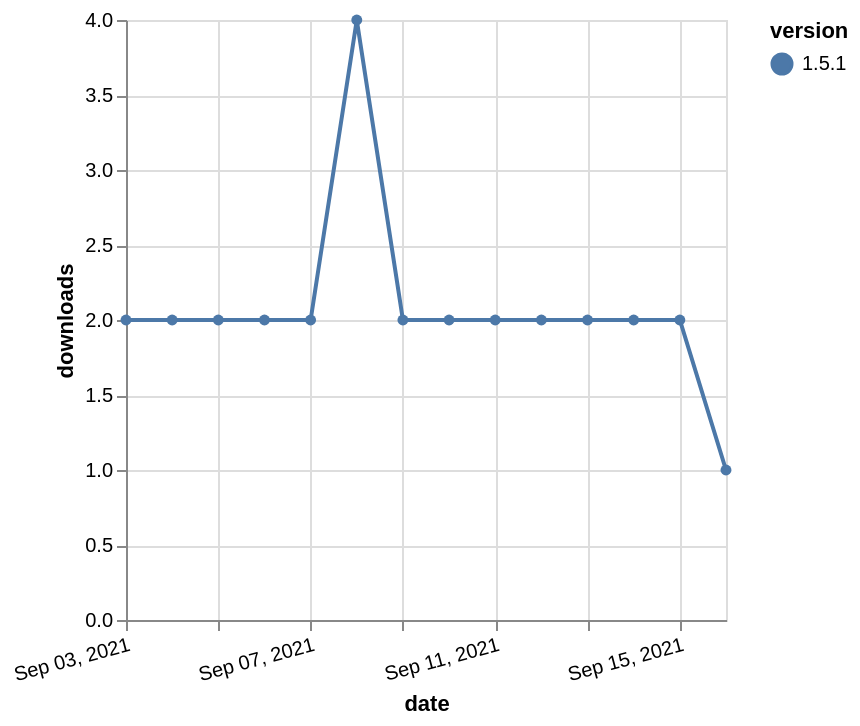

Write the Vega-Lite specification saved for this chart.
### Vega-Lite specification from a JSON file in a GitHub repository (floating-point values rounded to 4 significant figures)
{"$schema": "https://vega.github.io/schema/vega-lite/v5.json", "description": "A simple bar chart with embedded data.", "data": {"values": [{"date": "2021-09-03", "total": 1068, "delta": 2, "version": "1.5.1"}, {"date": "2021-09-04", "total": 1070, "delta": 2, "version": "1.5.1"}, {"date": "2021-09-05", "total": 1072, "delta": 2, "version": "1.5.1"}, {"date": "2021-09-06", "total": 1074, "delta": 2, "version": "1.5.1"}, {"date": "2021-09-07", "total": 1076, "delta": 2, "version": "1.5.1"}, {"date": "2021-09-08", "total": 1080, "delta": 4, "version": "1.5.1"}, {"date": "2021-09-09", "total": 1082, "delta": 2, "version": "1.5.1"}, {"date": "2021-09-10", "total": 1084, "delta": 2, "version": "1.5.1"}, {"date": "2021-09-11", "total": 1086, "delta": 2, "version": "1.5.1"}, {"date": "2021-09-12", "total": 1088, "delta": 2, "version": "1.5.1"}, {"date": "2021-09-13", "total": 1090, "delta": 2, "version": "1.5.1"}, {"date": "2021-09-14", "total": 1092, "delta": 2, "version": "1.5.1"}, {"date": "2021-09-15", "total": 1094, "delta": 2, "version": "1.5.1"}, {"date": "2021-09-16", "total": 1095, "delta": 1, "version": "1.5.1"}]}, "width": "container", "mark": {"type": "line", "point": {"filled": true}}, "encoding": {"x": {"field": "date", "type": "temporal", "timeUnit": "yearmonthdate", "title": "date", "axis": {"labelAngle": -15}}, "y": {"field": "delta", "type": "quantitative", "title": "downloads"}, "color": {"field": "version", "type": "nominal"}, "tooltip": {"field": "delta"}}}
